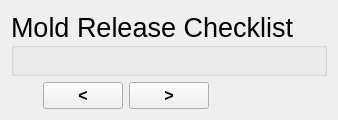
              <widget class="QWidget" name="page_15">
               <layout class="QGridLayout" name="gridLayout_18" rowstretch="1,0">
                <item row="0" column="0">
                 <widget class="QGroupBox" name="MoldRelease">
                  <property name="font">
                   <font>
                    <pointsize>20</pointsize>
                   </font>
                  </property>
                  <property name="title">
                   <string>Mold Release Checklist</string>
                  </property>
                 </widget>
                </item>
                <item row="1" column="0">
                 <layout class="QHBoxLayout" name="horizontalLayout_7">
                  <item alignment="Qt::AlignRight">
                   <widget class="QPushButton" name="previousButton_2">
                    <property name="sizePolicy">
                     <sizepolicy hsizetype="Maximum" vsizetype="Maximum">
                      <horstretch>0</horstretch>
                      <verstretch>0</verstretch>
                     </sizepolicy>
                    </property>
                    <property name="font">
                     <font>
                      <pointsize>12</pointsize>
                      <weight>75</weight>
                      <bold>true</bold>
                     </font>
                    </property>
                    <property name="text">
                     <string>&lt;</string>
                    </property>
                   </widget>
                  </item>
                  <item alignment="Qt::AlignLeft">
                   <widget class="QPushButton" name="nextButton_2">
                    <property name="sizePolicy">
                     <sizepolicy hsizetype="Maximum" vsizetype="Maximum">
                      <horstretch>0</horstretch>
                      <verstretch>0</verstretch>
                     </sizepolicy>
                    </property>
                    <property name="font">
                     <font>
                      <pointsize>12</pointsize>
                      <weight>75</weight>
                      <bold>true</bold>
                     </font>
                    </property>
                    <property name="text">
                     <string>&gt;</string>
                    </property>
                   </widget>
                  </item>
                  <item>
                   <spacer name="horizontalSpacer">
                    <property name="orientation">
                     <enum>Qt::Horizontal</enum>
                    </property>
                    <property name="sizeType">
                     <enum>QSizePolicy::Preferred</enum>
                    </property>
                    <property name="sizeHint" stdset="0">
                     <size>
                      <width>86</width>
                      <height>20</height>
                     </size>
                    </property>
                   </spacer>
                  </item>
                 </layout>
                </item>
               </layout>
              </widget>
